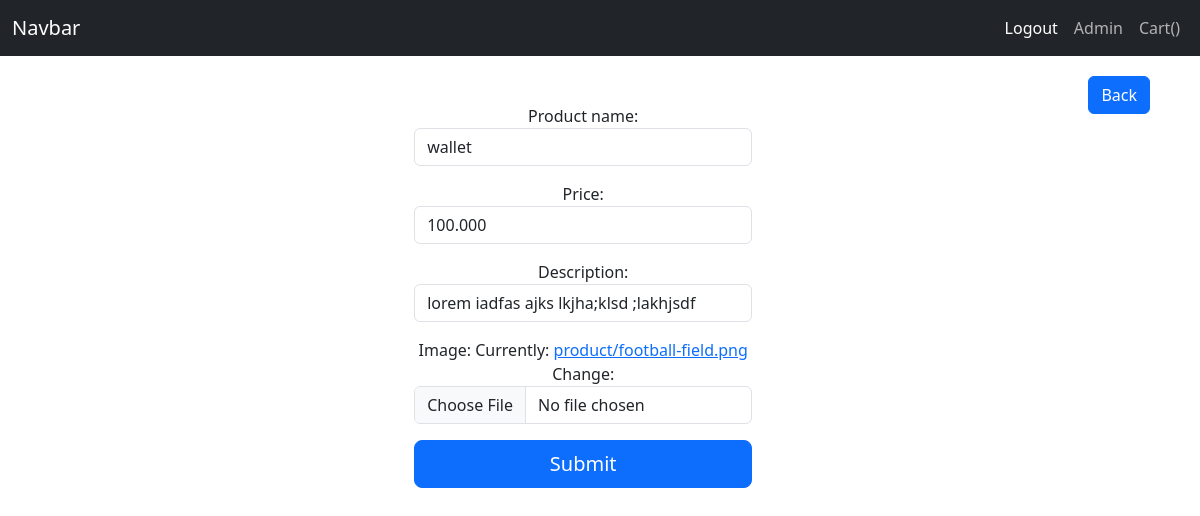
The page /edit/a10ce174-4 (signed in) on the database its author committed.
### ecom/models.py (models this page shows, shortened)
class Product(Base_content):
    product_name = models.CharField(max_length=300)
    price = models.DecimalField(null=True,default=0.000,decimal_places=3,max_digits=100000)
    description = models.CharField(max_length=300,null=True)
    image = models.ImageField(upload_to='product')
    created_by = models.ForeignKey(get_user_model(),on_delete=models.CASCADE)
    slug_field = models.SlugField(unique=True,null=True,blank=True)
    class Meta:
        verbose_name = "Product"
        verbose_name_plural = "Products"
        ordering = ['-created_on']

### ecom/views.py (the view, shortened to what this page needs)
# urls.py: path('edit/<slug:slug>',Product_crud.as_view(method_name = 'edit_product'),name = 'edit_product'),
class Product_crud(SuperuserRedirectPermission,Manage_base_view):
    def edit_product(self,request,*args,**kwargs):
        slug = kwargs.get('slug')
        try:
            product = Product.is_active.get(slug_field = slug)
        except:
            return redirect('list_products')
        form = Product_add_form(instance = product)
        return render(request,'add_form.html',locals())

### ecom/forms.py
class Product_add_form(forms.ModelForm):
    def __init__(self,*args,**kwargs):
        super(Product_add_form,self).__init__(*args,**kwargs)
        for name in self.fields.keys():
            self.fields[name].widget.attrs.update({"class":"form-control"})
    class Meta:
        model = Product
        exclude = ['status',"created_on","created_by","slug_field"]

### base/utils.py (called while the page is built)
    def get_queryset(self) -> QuerySet:
        return super().get_queryset().filter(status=True)

    def get(self,request,*args,**kwargs):
        if self.method_name is not None:
            func = getattr(self,self.method_name,None)
            if func is not None:
                return func(request,*args,**kwargs)
        raise Http404('Method not allowed')

    def test_func(self):
        user = self.request.user
        if not user.is_superuser:
            return False  # Replace 'home' with the appropriate URL name
        return True

### ecom/templates/add_form.html (shortened to what this page needs)
{% extends 'base.html' %}
{% load static %}
{% block content %}
{% include 'navbar.html' %}
<div style="float: right; margin-right: 50px;">
    <a class="btn btn-primary" href="{% url 'list_products' %}">Back</a>
</div>
<div class="container px-5 my-5 " >
    <div  style="display: flex; align-items: center; justify-content: center;">
    <form id="contactForm" enctype="multipart/form-data" method="post">
        <div class="form-floating mb-3">
            {{form.as_p}}
        </div>
        <div class="d-grid">
            <button class="btn btn-primary btn-lg" id="submitButton" type="submit">Submit</button>
        </div>
    </form>
</div>
</div>
  {% endblock content %}

### rows shown on the page
Product: product_name "wallet", price "100.000", description "lorem iadfas ajks lkjha;klsd ;lakhjsdf"
